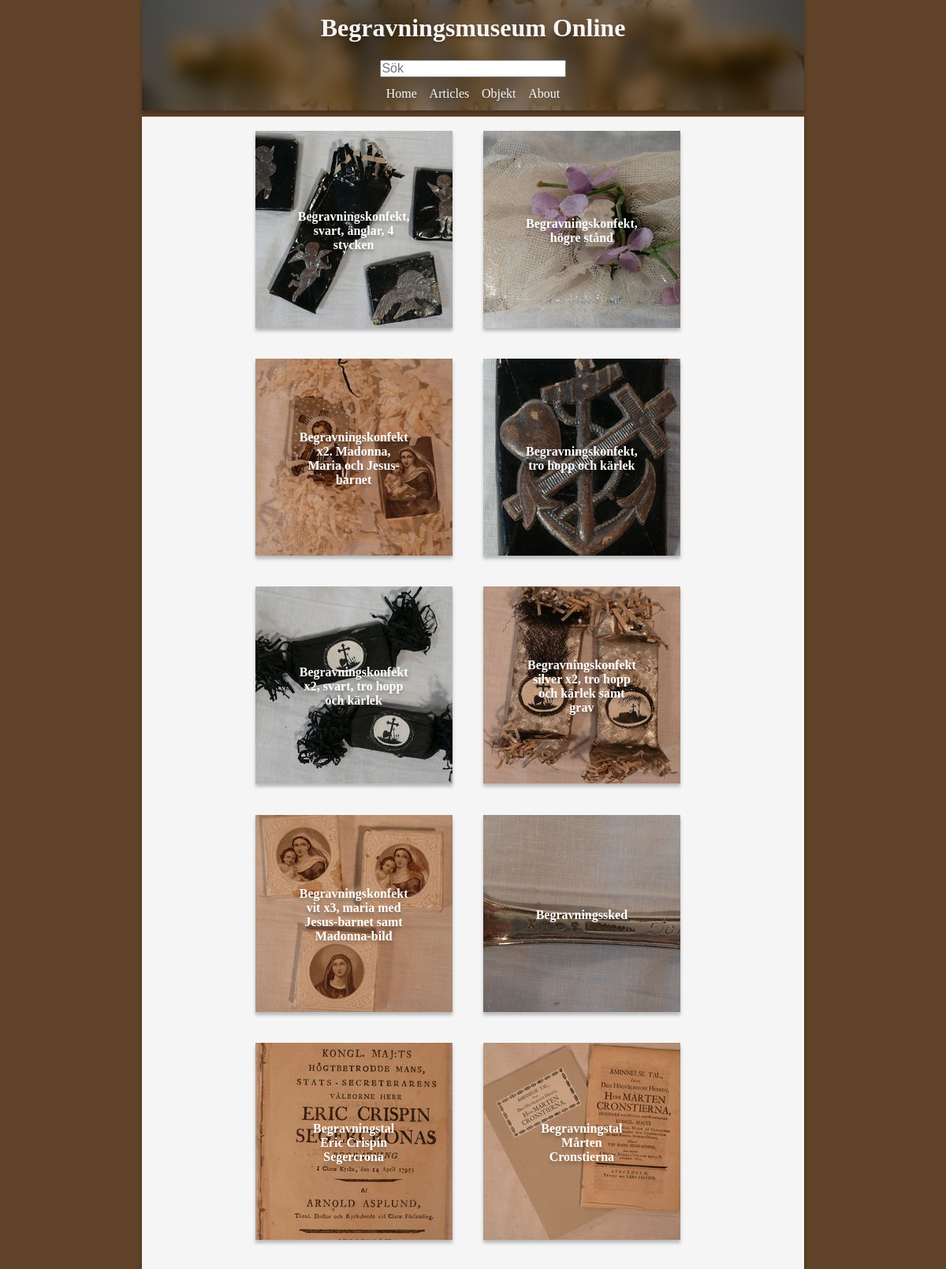
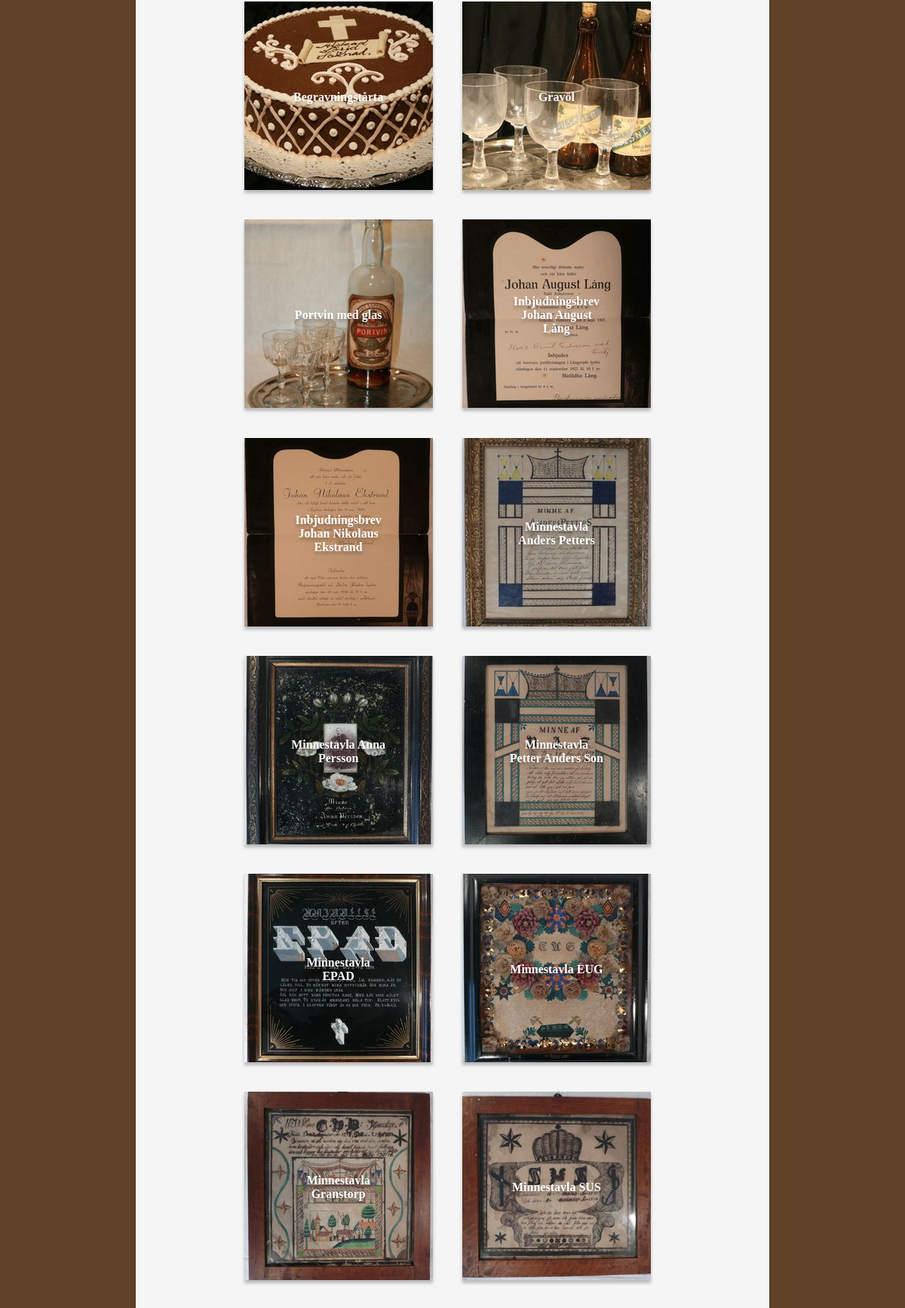
Page /public/objekt.php (upper part) on the committed database (2 pictures, top to bottom).
### tables this page shows
CREATE TABLE "object"
		(
			id INTEGER PRIMARY KEY  NOT NULL  UNIQUE, 
			title TEXT, 
			category TEXT, 
			text TEXT,
			image TEXT,
			owner TEXT
		);

### src/functions.php (the view, shortened to what this page needs)
<?php
function connectToDatabase(string $dsn): object
{
    try {
        $db = new PDO($dsn);
        $db->setAttribute(PDO::ATTR_ERRMODE, PDO::ERRMODE_EXCEPTION);
        $db->setAttribute(PDO::ATTR_DEFAULT_FETCH_MODE, PDO::FETCH_ASSOC);
    } catch (PDOException $e) {
        echo "Failed to connect to the database using DSN:<br>'$dsn'<br>";
        throw $e;
    }
    return $db;
}
        ?>
        <?php endforeach;
function get_all_object(string $showPartRow = "false")
{
    $fileName = "../db/bmo.sqlite";
    if ($_SERVER["SERVER_NAME"] !== "www.student.bth.se") {
        $fileName = "C:\db\bmo.sqlite";
    }
    $dsn = "sqlite:$fileName";
    $db = connectToDatabase($dsn);
    if ($showPartRow == "true") {
        $sql = <<<EOD
        SELECT *
        FROM Object LIMIT 6;
        EOD;
    } else {
        $sql = <<<EOD
        SELECT *
        FROM Object;
        EOD;
    }
    $stmt = $db->prepare($sql);
    $stmt->execute();
    $res = $stmt->fetchAll();
    ?>
        <div>
            <?php
            foreach ($res as $row) : ?>
                <a href="selected_object.php?id=<?=$row['id']?>&title=<?=$row['title']?>">
                    <div class="object_container">
                        <img src="../public/img/250x250/<?=$row['image']?>" alt="img">
                        <h3 class="centered"><?=$row['title']?></h3>
                    </div>
                </a>
            <?php endforeach;
            ?>
        </div>
    <?php
}
            ?>

### public/css/style.css (style rules this page uses)
* { margin: 0; padding: 0; font-size: medium; }
body { background-color: #5f4227; height: 100vh; overflow-y: scroll; }
main a { text-decoration: none; color: #000; transition: 1s; }
main div { width: 70%; margin: auto; }
main div a { margin-top: 2%; display: block; }
main div a .object_container { width: 100%; position: relative; text-align: center; color: white; }
main div a .object_container img { transition: 1s; box-shadow: 0px 4px 4px rgba(0, 0, 0, 0.25); }
main div a .object_container .centered { position: absolute; top: 50%; left: 50%; transform: translate(-50%, -50%); text-shadow: 0px 4px 4px rgba(0, 0, 0, 0.25); }
@media only screen and (min-width: 600px) { * { font-size: 16px; } }
@media only screen and (min-width: 600px) { main div a { display: inline-block; margin: 3%; } }

### rows in the picture
object: image (picture), title "Begravningskonfekt, svart, änglar, 4 stycken"
object: image (picture), title "Begravningskonfekt, högre stånd"
object: image (picture), title "Begravningskonfekt x2. Madonna, Maria och Jesus-barnet"
object: image (picture), title "Begravningskonfekt, tro hopp och kärlek"
object: image (picture), title "Begravningskonfekt x2, svart, tro hopp och kärlek"
object: image (picture), title "Begravningskonfekt silver x2, tro hopp och kärlek samt grav"
object: image (picture), title "Begravningskonfekt vit x3, maria med Jesus-barnet samt Madonna-bild"
object: image (picture), title "Begravningssked"
object: image (picture), title "Begravningstal Eric Crispin Segercrona"
object: image (picture), title "Begravningstal Mårten Cronstierna"
object: image (picture), title "Begravningstårta"
object: image (picture), title "Gravöl"
object: image (picture), title "Portvin med glas"
object: image (picture), title "Inbjudningsbrev Johan August Lång"
object: image (picture), title "Inbjudningsbrev Johan Nikolaus Ekstrand"
object: image (picture), title "Minnestavla Anders Petters"
object: image (picture), title "Minnestavla Anna Persson"
object: image (picture), title "Minnestavla Petter Anders Son"
object: image (picture), title "Minnestavla EPAD"
object: image (picture), title "Minnestavla EUG"
object: image (picture), title "Minnestavla Granstorp"
object: image (picture), title "Minnestavla SUS"
